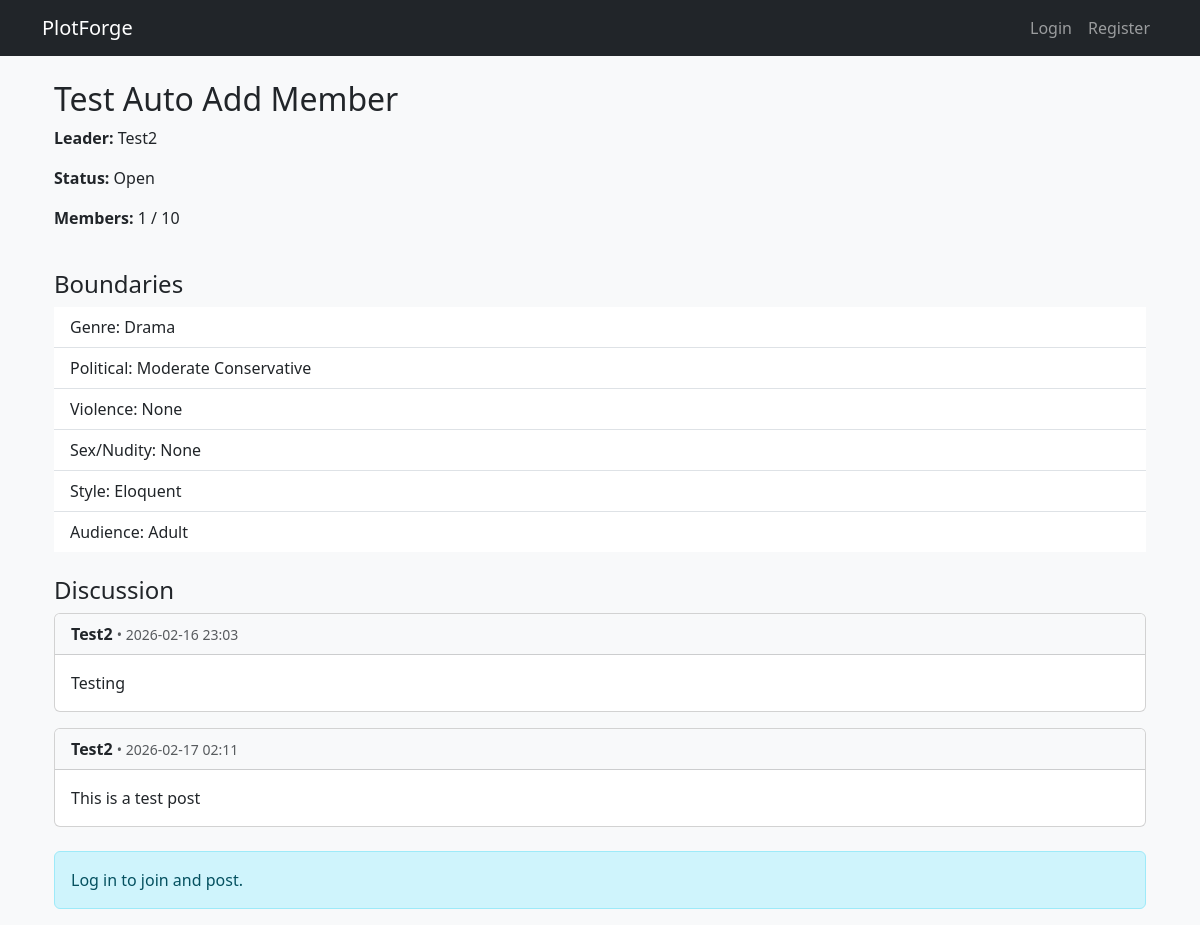
The page /threads/4 on the database its author committed.
### Code/models.py (models this page shows, shortened)
class Thread(db.Model):
    __tablename__ = 'threads'
    id = db.Column(db.Integer, primary_key=True)
    title = db.Column(db.String(200), nullable=False)
    is_proposal = db.Column(db.Boolean, default=True)
    leader_id = db.Column(db.Integer, db.ForeignKey('users.id'), nullable=False)
    created_at = db.Column(db.DateTime, default=datetime.utcnow)
    status = db.Column(db.String(20), default='open')
    max_members = db.Column(db.Integer, default=15)
    genre_id          = db.Column(db.Integer, db.ForeignKey('list_boundary_options.id'), nullable=True)
    political_id      = db.Column(db.Integer, db.ForeignKey('list_boundary_options.id'), nullable=True)
    violence_id       = db.Column(db.Integer, db.ForeignKey('list_boundary_options.id'), nullable=True)
    sex_id            = db.Column(db.Integer, db.ForeignKey('list_boundary_options.id'), nullable=True)
    style_id          = db.Column(db.Integer, db.ForeignKey('list_boundary_options.id'), nullable=True)
    audience_id       = db.Column(db.Integer, db.ForeignKey('list_boundary_options.id'), nullable=True)
    leader = db.relationship('User', back_populates='owned_threads', foreign_keys=[leader_id])
    memberships = db.relationship('GroupMembership', back_populates='thread', cascade='all, delete-orphan')
    posts = db.relationship('Post', back_populates='thread', cascade='all, delete-orphan', lazy='dynamic')
    documents = db.relationship('Document', back_populates='thread', cascade='all, delete-orphan')
    genre     = db.relationship('ListBoundaryOption', foreign_keys=[genre_id])
    political = db.relationship('ListBoundaryOption', foreign_keys=[political_id])
    violence  = db.relationship('ListBoundaryOption', foreign_keys=[violence_id])
    sex       = db.relationship('ListBoundaryOption', foreign_keys=[sex_id])
    style     = db.relationship('ListBoundaryOption', foreign_keys=[style_id])
    audience  = db.relationship('ListBoundaryOption', foreign_keys=[audience_id])

class User(UserMixin, db.Model):
    __tablename__ = 'users'
    id = db.Column(db.Integer, primary_key=True)
    username = db.Column(db.String(80), unique=True, nullable=False)
    email = db.Column(db.String(120), unique=True, nullable=False)
    password_hash = db.Column(db.String(255), nullable=False)
    created_at = db.Column(db.DateTime, default=datetime.utcnow)
    last_login = db.Column(db.DateTime, nullable=True)
    owned_threads = db.relationship('Thread', back_populates='leader', foreign_keys='Thread.leader_id')
    memberships = db.relationship('GroupMembership', back_populates='user', cascade='all, delete-orphan')

class ListBoundaryOption(db.Model):
    __tablename__ = 'list_boundary_options'
    id = db.Column(db.Integer, primary_key=True)
    option_text = db.Column(db.String(100), nullable=False, unique=True)
    for_genre     = db.Column(db.Boolean, default=False)
    for_political = db.Column(db.Boolean, default=False)
    for_violence  = db.Column(db.Boolean, default=False)
    for_sex       = db.Column(db.Boolean, default=False)
    for_style     = db.Column(db.Boolean, default=False)
    for_audience  = db.Column(db.Boolean, default=False)
    sort_order    = db.Column(db.Integer, default=0)   # controls dropdown order

class Post(db.Model):
    __tablename__ = 'posts'
    id = db.Column(db.Integer, primary_key=True)
    thread_id = db.Column(db.Integer, db.ForeignKey('threads.id'), nullable=False)
    user_id = db.Column(db.Integer, db.ForeignKey('users.id'), nullable=False)
    content = db.Column(db.Text, nullable=False)
    created_at = db.Column(db.DateTime, default=datetime.utcnow)
    updated_at = db.Column(db.DateTime, nullable=True)
    thread = db.relationship('Thread', back_populates='posts')
    author = db.relationship('User', backref='posts')

### Code/app.py (the view)
@app.route('/threads/<int:thread_id>')
def thread_detail(thread_id):
    thread = Thread.query.get_or_404(thread_id)
    if not thread.is_proposal and not current_user.is_authenticated:
        abort(403)  # private → require login later
    posts = thread.posts.order_by(Post.created_at).all()
    is_leader = current_user.is_authenticated and thread.leader_id == current_user.id
    is_member = current_user.is_authenticated and GroupMembership.query.filter_by(user_id=current_user.id, thread_id=thread.id).first() is not None
    return render_template('thread.html',
                           thread=thread,
                           posts=posts,
                           is_leader=is_leader,
                           is_member=is_member)

### Code/templates/thread.html (shortened to what this page needs)
{% extends "base.html" %}
{% block content %}
<div class="container mt-4">
    <h2>{{ thread.title }}</h2>
    <div class="row mb-4">
        <div class="col-md-8">
            <p><strong>Leader:</strong> {{ thread.leader.username }}</p>
            <p><strong>Status:</strong> {{ thread.status | capitalize }}</p>
            <p><strong>Members:</strong> {{ thread.memberships|length }} / {{ thread.max_members }}</p>
        </div>
        <div class="col-md-4 text-end">
        </div>
    </div>
    <h4>Boundaries</h4>
    <ul class="list-group list-group-flush mb-4">
        {% if thread.genre %}<li class="list-group-item">Genre: {{ thread.genre.option_text }}</li>{% endif %}
        {% if thread.political %}<li class="list-group-item">Political: {{ thread.political.option_text }}</li>{% endif %}
        {% if thread.violence %}<li class="list-group-item">Violence: {{ thread.violence.option_text }}</li>{% endif %}
        {% if thread.sex %}<li class="list-group-item">Sex/Nudity: {{ thread.sex.option_text }}</li>{% endif %}
        {% if thread.style %}<li class="list-group-item">Style: {{ thread.style.option_text }}</li>{% endif %}
        {% if thread.audience %}<li class="list-group-item">Audience: {{ thread.audience.option_text }}</li>{% endif %}
    </ul>
    <h4>Discussion</h4>
    {% if posts %}
        {% for post in posts %}
            <div class="card mb-3">
                <div class="card-header bg-light">
                    <strong>{{ post.author.username }}</strong>
                    <small class="text-muted">• {{ post.created_at.strftime('%Y-%m-%d %H:%M') }}</small>
                </div>
                <div class="card-body">
                    <p class="card-text">{{ post.content | safe }}</p>
                </div>
            </div>
        {% endfor %}
    {% else %}
        <p class="text-muted">No posts yet. Be the first to write!</p>
    {% endif %}
    {% if current_user.is_authenticated and is_member %}
        <div class="card mt-4">
            <div class="card-body">
                <form method="POST" action="{{ url_for('post_in_thread', thread_id=thread.id) }}">
                    <div class="mb-3">
                        <label for="content" class="form-label">New Post</label>
                        <textarea name="content" id="content" class="form-control" rows="4" required
                                  placeholder="Share your thoughts, ideas, questions..."></textarea>
                    </div>
                    <button type="submit" class="btn btn-primary">Post</button>
                </form>
            </div>
        </div>
    {% elif current_user.is_authenticated %}
        <p class="mt-4 alert alert-info">Join the group to participate in the discussion.</p>
    {% else %}
        <p class="mt-4 alert alert-info">Log in to join and post.</p>
    {% endif %}
</div>
{% endblock %}

### rows shown on the page
Thread: title "Test Auto Add Member", status "Open", max_members "10"
User: leader.username "Test2"
ListBoundaryOption: genre.option_text "Drama"
ListBoundaryOption: political.option_text "Moderate Conservative"
ListBoundaryOption: violence.option_text "None", sex.option_text "None"
ListBoundaryOption: style.option_text "Eloquent"
ListBoundaryOption: audience.option_text "Adult"
Post: author.username "Test2", created_at "2026-02-16 23:03", content "Testing"
Post: author.username "Test2", created_at "2026-02-17 02:11", content "This is a test post"

### other values the page prints
{{ thread.memberships|length }} "1"
